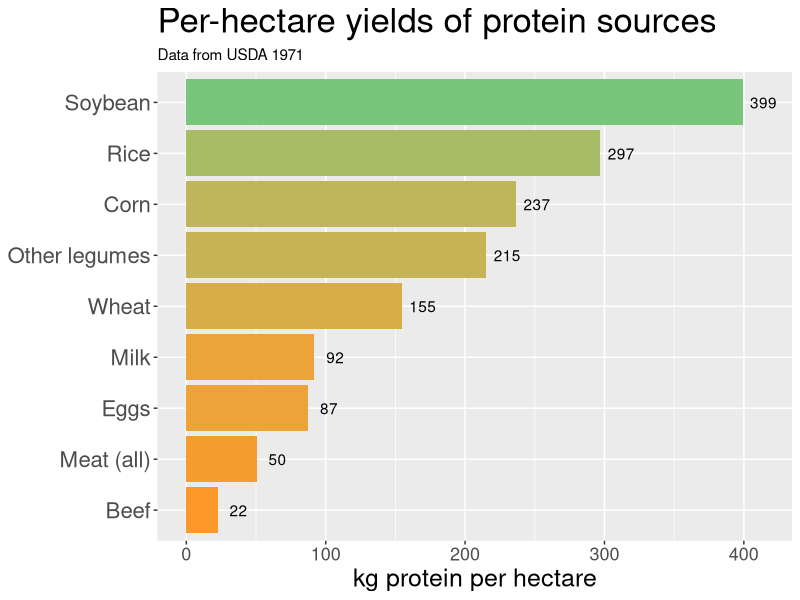

Write R code to recreate this figure.
# per hectare yields of different protein sources
# plotting data on protein yield from
# Shurtleff 1975 The Book of Tofu
# apparently from
# USDA and WHO 1971
#

library(ggplot2)


prot_sources = c("Soybean", "Rice", "Corn", "Other legumes",
                 "Wheat", "Milk", "Eggs", "Meat (all)", "Beef")
yields_lbs_per_acre = c(356, 265, 211, 192, 138, 82, 78, 45, 20)
lbs_to_kg = 1/2.204
hectare_to_acre = 1/0.4047
yields_kg_per_hectare = yields_lbs_per_acre * lbs_to_kg * hectare_to_acre

ps_data = data.frame(prot_sources,yields_lbs_per_acre,yields_kg_per_hectare)

gp = ggplot(data=ps_data, aes(x=reorder(prot_sources, yields_kg_per_hectare), y=yields_kg_per_hectare) ) +
    coord_flip() +
    theme(axis.text.y=element_text(size=16),
          axis.text.x=element_text(size=13),
          axis.title.x=element_text(size=18),
          plot.title = element_text(size=25)) +
    scale_fill_gradient(low="#fe9929", high="#78c679") +
    geom_col(aes(fill=yields_kg_per_hectare), show.legend = FALSE) +
    labs(x=NULL, y="kg protein per hectare",
         title="Per-hectare yields of protein sources",
         subtitle="Data from USDA 1971") +
    annotate(geom="text", y=yields_kg_per_hectare+15, x=rev(seq(1,9,1)), label=round(yields_kg_per_hectare) )
ggsave("~/git/misc-analyses/land_usage/per_hectare_protein_USDA_1971.pdf", gp, device="pdf", height=5, width=8)







